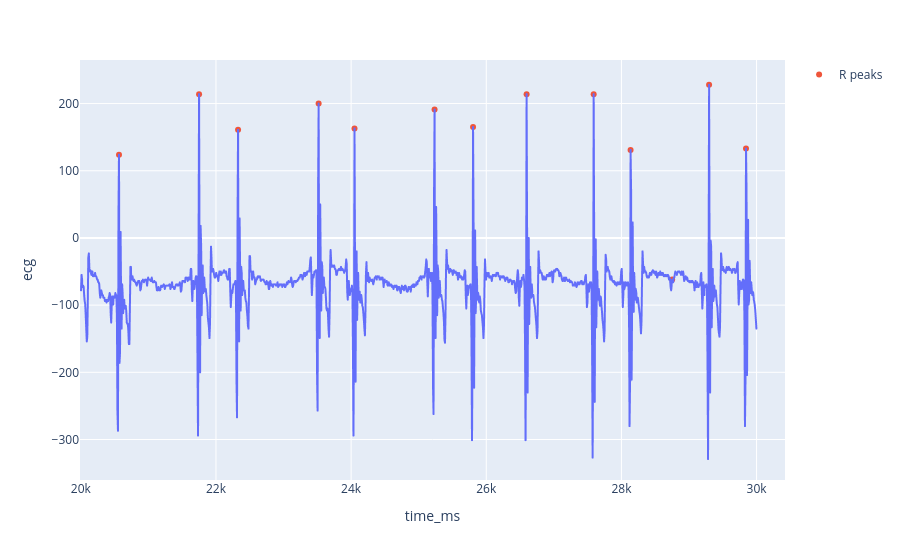

Notebook cell for this chart:
### Code cell
segment = recording.query(
    "20000 <= time_ms <= 30000"
)

peaks = segment[segment["r_peak"] == 1]

fig = px.line(
    segment,
    x="time_ms",
    y="ecg"
)

fig.add_scatter(
    x=peaks["time_ms"],
    y=peaks["ecg"],
    mode="markers",
    name="R peaks"
)

fig.show()

### Figure 1 — Plotly figure (JSON) as saved in the notebook; plotly's stock layout.template omitted (floating-point values rounded to 4 significant figures; data arrays with more than 128 entries replaced by an {"elided": "..."} marker saying what was removed)
{"data": [{"hovertemplate": "time_ms=%{x}<br>ecg=%{y}<extra></extra>", "legendgroup": "", "line": {"color": "#636efa", "dash": "solid"}, "marker": {"symbol": "circle"}, "mode": "lines", "name": "", "showlegend": false, "type": "scattergl", "x": {"elided": "1300 float values"}, "xaxis": "x", "y": {"elided": "1300 int values"}, "yaxis": "y"}, {"mode": "markers", "name": "R peaks", "type": "scatter", "x": [20570.0, 21750.0, 22330.0, 23520.0, 24050.0, 25240.0, 25800.0, 26600.0, 27590.0, 28140.0, 28750.0, 29300.0, 29840.0], "y": [124, 214, 161, 200, 163, 191, 165, 214, 214, 131, -62, 228, 133]}], "layout": {"legend": {"tracegroupgap": 0}, "margin": {"t": 60}, "xaxis": {"anchor": "y", "domain": [0, 1], "title": {"text": "time_ms"}}, "yaxis": {"anchor": "x", "domain": [0, 1], "title": {"text": "ecg"}}}}
